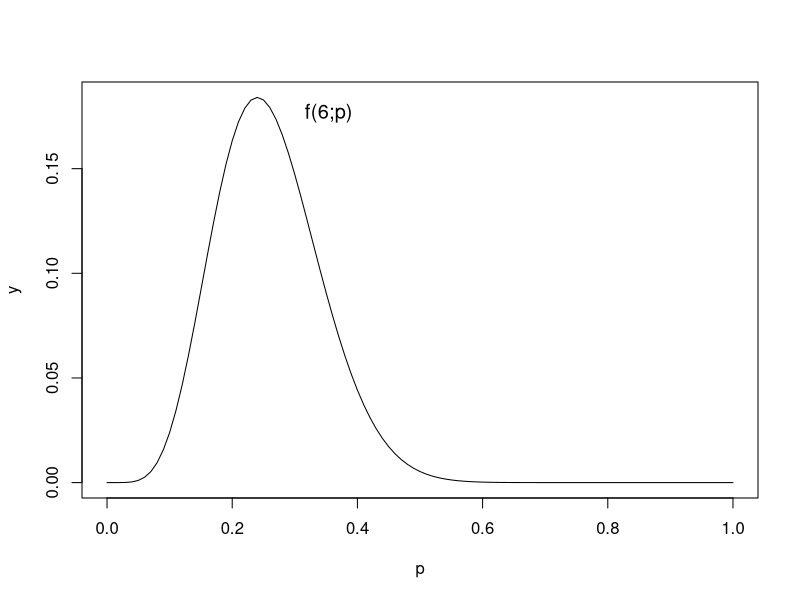

The R script that drew this image:
# TODO: Add comment
# 
# Author: claudio
###############################################################################

pdf(file="grafici/funzioneVerosimiglianzaDiP.pdf")
p <- 0:100 / 100
f <- function(p) return(dbinom(x=6, size=25, prob=p))

plot(p,f(p),type="l",ylab="y")
text(0.30, 0.175, expression("f(6;p)"), cex = 1.2,pos=4)

dev.off()
